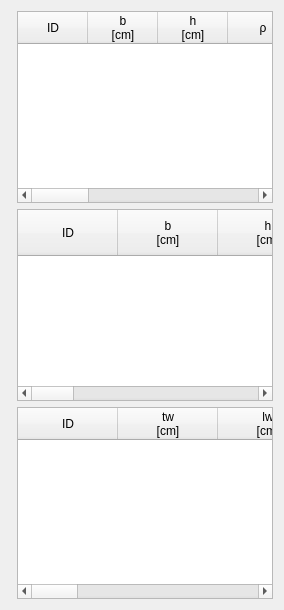
          <widget class="QWidget" name="tab_design_results">
           <attribute name="title">
            <string>Design Results</string>
           </attribute>
           <layout class="QGridLayout" name="gridLayout_3">
            <item row="0" column="0">
             <widget class="MplWidget" name="mpl_design_results" native="true">
              <property name="sizePolicy">
               <sizepolicy hsizetype="MinimumExpanding" vsizetype="MinimumExpanding">
                <horstretch>0</horstretch>
                <verstretch>0</verstretch>
               </sizepolicy>
              </property>
             </widget>
            </item>
            <item row="0" column="2" rowspan="3">
             <layout class="QVBoxLayout" name="verticalLayout">
              <item>
               <widget class="QTableWidget" name="tbl_data_design_columns">
                <attribute name="horizontalHeaderDefaultSectionSize">
                 <number>70</number>
                </attribute>
                <column>
                 <property name="text">
                  <string>ID</string>
                 </property>
                </column>
                <column>
                 <property name="text">
                  <string>b
[cm]</string>
                 </property>
                </column>
                <column>
                 <property name="text">
                  <string>h
[cm]</string>
                 </property>
                </column>
                <column>
                 <property name="text">
                  <string>ρ</string>
                 </property>
                </column>
                <column>
                 <property name="text">
                  <string>db
[mm]</string>
                 </property>
                </column>
                <column>
                 <property name="text">
                  <string>dst
[mm]</string>
                 </property>
                </column>
                <column>
                 <property name="text">
                  <string>nbH</string>
                 </property>
                </column>
                <column>
                 <property name="text">
                  <string>nbB</string>
                 </property>
                </column>
                <column>
                 <property name="text">
                  <string>Leg # H</string>
                 </property>
                </column>
                <column>
                 <property name="text">
                  <string>Leg # B</string>
                 </property>
                </column>
                <column>
                 <property name="text">
                  <string>Sstirrup
[cm]</string>
                 </property>
                </column>
                <column>
                 <property name="text">
                  <string>Vu/Vn</string>
                 </property>
                </column>
               </widget>
              </item>
              <item>
               <widget class="QTableWidget" name="tbl_data_design_beams">
                <property name="styleSheet">
                 <string notr="true">font: 8pt &quot;MS Shell Dlg 2&quot;;</string>
                </property>
                <column>
                 <property name="text">
                  <string>ID</string>
                 </property>
                </column>
                <column>
                 <property name="text">
                  <string>b
[cm]</string>
                 </property>
                 <property name="font">
                  <font>
                   <weight>50</weight>
                   <bold>false</bold>
                  </font>
                 </property>
                 <property name="background">
                  <color>
                   <red>0</red>
                   <green>0</green>
                   <blue>0</blue>
                  </color>
                 </property>
                </column>
                <column>
                 <property name="text">
                  <string>h
[cm]</string>
                 </property>
                </column>
                <column>
                 <property name="text">
                  <string>L-end
ρ_top</string>
                 </property>
                </column>
                <column>
                 <property name="text">
                  <string>L-end
ρ_bot</string>
                 </property>
                </column>
                <column>
                 <property name="text">
                  <string>L-end
Leg #</string>
                 </property>
                </column>
                <column>
                 <property name="text">
                  <string>L-end
Sstirrup
[cm]</string>
                 </property>
                </column>
                <column>
                 <property name="text">
                  <string>R-end
ρ_top</string>
                 </property>
                </column>
                <column>
                 <property name="text">
                  <string>R-end
ρ_bot</string>
                 </property>
                </column>
                <column>
                 <property name="text">
                  <string>R-end
Leg #</string>
                 </property>
                </column>
                <column>
                 <property name="text">
                  <string>R-end
Sstirrup
[cm]</string>
                 </property>
                </column>
               </widget>
              </item>
              <item>
               <widget class="QTableWidget" name="tbl_data_design_walls">
                <column>
                 <property name="text">
                  <string>ID</string>
                 </property>
                </column>
                <column>
                 <property name="text">
                  <string>tw
[cm]</string>
                 </property>
                </column>
                <column>
                 <property name="text">
                  <string>lw
[cm]</string>
                 </property>
                </column>
                <column>
                 <property name="text">
                  <string>ρl</string>
                 </property>
                </column>
                <column>
                 <property name="text">
                  <string>ρt</string>
                 </property>
                </column>
                <column>
                 <property name="text">
                  <string>db
[mm]</string>
                 </property>
                </column>
                <column>
                 <property name="text">
                  <string>dst
[mm]</string>
                 </property>
                </column>
                <column>
                 <property name="text">
                  <string>c/lw</string>
                 </property>
                </column>
                <column>
                 <property name="text">
                  <string>σc/f'c</string>
                 </property>
                 <property name="font">
                  <font>
                   <pointsize>9</pointsize>
                  </font>
                 </property>
                </column>
                <column>
                 <property name="text">
                  <string>Boundary
Elements</string>
                 </property>
                </column>
               </widget>
              </item>
             </layout>
            </item>
           </layout>
          </widget>
